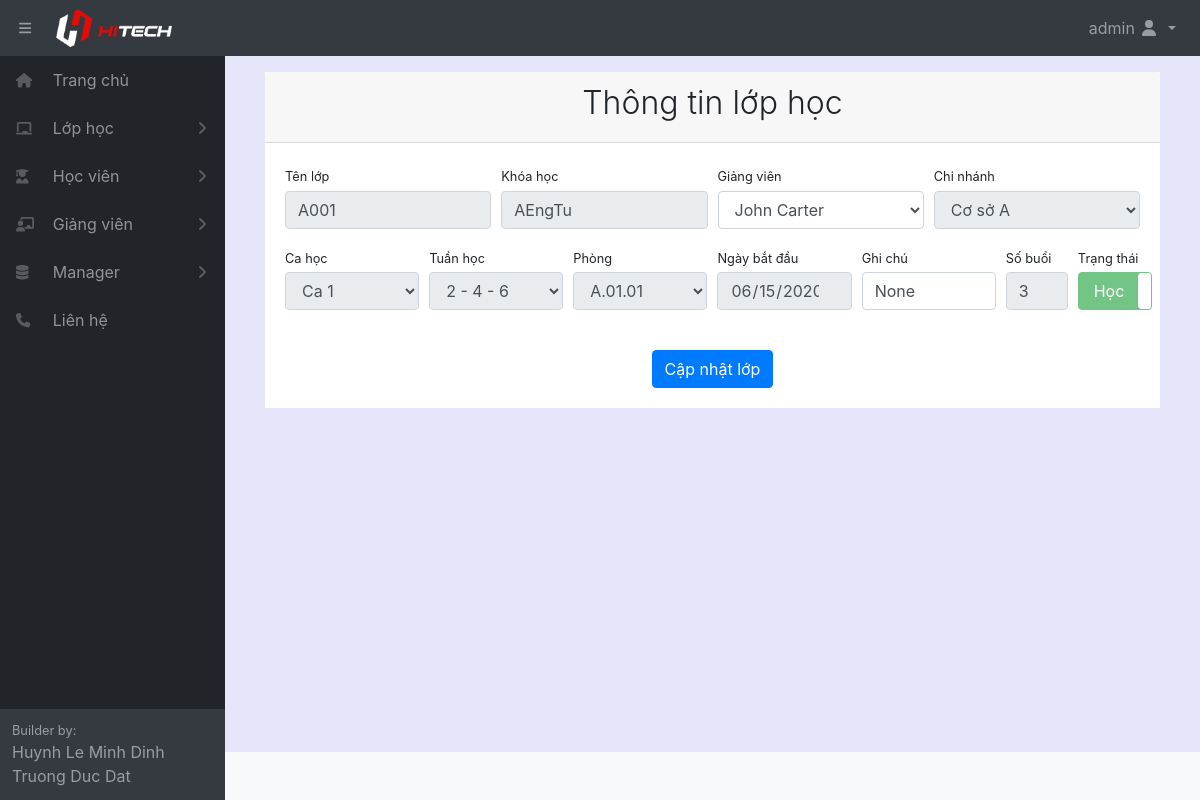
/class/95/ (signed in), run on the app's committed database.
### home/models.py (models this page shows, shortened)
class Classname(models.Model):
    fullname = models.CharField(max_length=100, verbose_name="Tên lớp học")
    startdate = models.DateField(auto_now_add=True, verbose_name="Ngày bắt đầu")
    room = models.ForeignKey(Room, null= True, on_delete=models.SET_NULL)
    unit = models.ForeignKey(Unit, null = True, on_delete=models.SET_NULL)
    timeshift = models.ForeignKey(TimeShift, null = True, on_delete=models.SET_NULL)
    startdate = models.DateField(verbose_name="Ngày bắt đầu học")
    timeweek = models.ForeignKey(TimeWeek, null = True, on_delete=models.SET_NULL)
    teacher = models.ForeignKey(Teacher, null = True, on_delete=models.SET_NULL)
    datecount = models.IntegerField(default=0, blank=True, verbose_name="Số buổi học")
    note = models.CharField(max_length=300, null = True, blank=True, verbose_name="Ghi chú")
    active = models.BooleanField(default=True, verbose_name="Trạng thái")
    class Meta:
        ordering =["fullname"]
        verbose_name_plural = "Lớp học"

class Unit(models.Model):
    fullname = models.CharField(max_length=100, verbose_name="Tên khóa học")
    infomation = models.CharField(max_length=1000, blank=True, null=True, verbose_name="Thông tin khóa học")
    fee = models.IntegerField(default=0, verbose_name="Học phí khóa học")
    active = models.BooleanField(default=True, verbose_name="Trạng thái")
    def __str__(self):
        return  self.fullname
    class Meta:
        ordering =["fullname"]
        verbose_name_plural = "Khóa học"

class Teacher(models.Model):
    fullname = models.CharField(max_length=100, verbose_name="Tên giáo viên")
    gender = models.ForeignKey(Gender, null= True, on_delete=models.SET_NULL)
    birthday = models.DateField(verbose_name="Ngày sinh")
    identity_card = models.CharField(max_length=100, null = True, blank=True, verbose_name="CMND")
    phonenumber = models.CharField(max_length=100, null = True, blank=True, verbose_name="SDT")
    email = models.CharField(max_length=100, null = True, blank=True, verbose_name="Email")
    adress = models.CharField(max_length=300, null = True, blank=True, verbose_name="Địa chỉ")
    create_date = models.DateField(auto_now_add=True, verbose_name="Ngày tạo thông tin")
    note = models.CharField(max_length=300, null = True, blank=True, verbose_name="Ghi chú")
    active = models.BooleanField(default=True, verbose_name="Trạng thái")
    def __str__(self):
        return  self.fullname
    class Meta:
        ordering =["fullname"]
        verbose_name_plural = "Giáo viên"

### home/decorators.py (the view)
        def wrapper_func(request, *args, **kwargs):
            group = None
            if request.user.groups.exists():
                group = request.user.groups.all()[0].name
            if group in allowed_roles:
                return view_func(request, *args, **kwargs)
            else:
                return redirect('errorrole')

### home/forms.py
class UpdateClassForm(ModelForm):
    class Meta:
        model = Classname
        fields = 'teacher','note','active'

### home/views.py (called while the page is built)
@login_required(login_url='login')
@allowed_users(allowed_roles=['admin','manager','staff'])
def detailClass(request,pk):
    classname = Classname.objects.get(pk=pk)
    unit = Unit.objects.all()
    area = Area.objects.all()
    room = Room.objects.all()
    timeshift = TimeShift.objects.all()
    timeweek = TimeWeek. objects.all()
    teacher = Teacher.objects.all()
    form = UpdateClassForm(instance=classname)
    if request.method == 'POST':
        form = UpdateClassForm(request.POST, instance=classname)
        if form.is_valid():
            form.save()
            return redirect('listclass')
    context={'form':form, 'classname':classname, 'unit':unit, 'area':area, 'room':room, 'timeshift':timeshift, 'timeweek':timeweek, 'teacher':teacher}
    return render(request,'class/detailClass.html',context)

### home/templates/class/detailClass.html (shortened to what this page needs)
{% extends "pages/base.html" %}
{% block content %}
{% load static %}
<div class="card-header">
    <h2 class="text-center font-weight-light">Thông tin lớp học</h2>
</div>
<div class="card-body">
    <form action="" method="POST">
        <div class="form-row">
            <div class="col-md-3">
                <label class="small mb-1" for="">Tên lớp</label>
                <div class="form-group">
                    <input class="form-control" disabled maxlength="100" name="fullname" required id="id_fullname" type="text" placeholder="Tên lớp tự hiễn thị" value="{{ classname.fullname }}" />
                </div>
            </div>
            <div class="col-md-3">
                <label class="small mb-1" for="">Khóa học</label>
                <div class="form-group">
                    <input class="form-control" disabled id="" type="text" value="{{ classname.unit }}" />
                </div>
            </div>
            <div class="col-md-3">
                <label class="small mb-1" for="">Giảng viên</label>
                <div class="form-group">
                    <select class="form-control" name="teacher" required id="id_teacher">
                        <option value="{{ classname.teacher_id }}" hidden>{{ classname.teacher }}</option>
                        </select>
                </div>
            </div>
            <div class="col-md-3">
                <label class="small mb-1" for="">Chi nhánh</label>
                <div class="form-group">
                    <select onchange="selectionAreaRoom(this.value)" class="form-control" name="area" required id="id_area" disabled>
                        {% for i in area %}
                        {% if i.active %}
                            <option value="{{i.pk}}">{{ i.fullname }}</option>
                        {% endif %}
                        {% endfor %}
                        </select>
                </div>
            </div>
        </div>
        <div class="form-row">
            <div class="col-md-2">
                <label class="small mb-1" for="">Ca học</label>
                <div class="form-group">
                    <select class="form-control" name="timeshift" required id="id_timeshift" disabled>
                        {% for i in timeshift %}
                        {% if i.active %}
                            <option value="{{ i.pk }}">{{ i.fullname }}</option>
                        {% endif %}
                        {% endfor %}
                        </select>
                </div>
            </div>
            <div class="col-md-2">
                <label class="small mb-1" for="">Tuần học</label>
                <div class="form-group">
                    <select class="form-control" name="timeweek" required id="id_timeweek" disabled>
                        {% for i in timeweek %}
                            <option value="{{ i.pk }}">{{ i.name }}</option>
                        {% endfor %}
                        </select>
                </div>
            </div>
            <div class="col-md-2">
                <label class="small mb-1" for="">Phòng</label>
                <div class="form-group">
                    <select class="form-control" name="room" required id="id_room" disabled>
                        {% for i in room %}
                        {% if i.active %}
                            <option value="{{ i.pk }}" data-option="{{i.area_id}}">{{ i.fullname }}</option>
                        {% endif %}
                        {% endfor %}
                        </select>
                </div>
            </div>
            <div class="col-md-2">
                <label class="small mb-1" for="id_startdate">Ngày bắt đầu</label>
                <div class="form-group">
                    <input class="form-control" name="startdate" disabled id="id_startdate" value="{{classname.startdate|date:"Y-m-d"}}" type="date" />
                </div>
            </div>
            <div class="col-md-2">
                <label class="small mb-1" for="inputNote">Ghi chú</label>
                <div class="form-group">
                    <input class="form-control" name="note" id="id_note" value="{{classname.note}}" type="text" placeholder="Ghi chú" />
                </div>
            </div>
            <div class="col-md-1">
                <label class="small mb-1" for="id_datecount">Số buổi</label>
                <div class="form-group">
                    <input class="form-control" required disabled name="datecount" id="id_datecount" value="{{classname.datecount}}" type="number" min="0" placeholder="Số buổi" />
                </div>
            </div>
            <div class="col-md-1">
                <label class="small mb-1" for="inputActive">Trạng thái</label>
                <div class="form-group">
                </div>
            </div>
        </div>
        <div class="form-group d-flex align-items-center justify-content-between mt-4 mb-0">
            <input type="submit" value="Cập nhật lớp" class="btn btn-primary" style="margin-left: auto; margin-right: auto;">
        </div>
    </form>
</div>
{% endblock content %}

### home/templates/pages/base.html (shortened to what this page needs)
<!DOCTYPE html>
<html lang="en">
{% load staticfiles %}
<head>
    <link href="{% static '/fullcalendar/core/main.css' %}" rel='stylesheet' />
    <link href="{% static '/fullcalendar/daygrid/main.css' %}" rel='stylesheet' />
    <link href="{% static '/css/styles.css' %}" rel="stylesheet" />
    <link href="{% static '/css/dataTables.bootstrap4.min.css' %}" rel="stylesheet" />
</head>
<body class="sb-nav-fixed">
    <nav class="sb-topnav navbar navbar-expand navbar-dark bg-dark">
        <button class="btn btn-link btn-sm order-1 order-lg-0" id="sidebarToggle" href="#" style="margin-left: 10px;">
            <i class="fas fa-bars"></i></button>
        <a class="navbar-brand" href="{% url 'home' %}">
            <img src="/static/images/Logo-row-Light.png" alt="" style="width: 60%;">
        </a>
        <ul class="navbar-nav ml-auto ml-md-0">
            <li class="nav-item dropdown">
                <a class="nav-link dropdown-toggle" id="userDropdown" href="#" role="button" data-toggle="dropdown"
                    aria-haspopup="true" aria-expanded="false">
                    {{user.first_name}} {{user.last_name}}
                    <i class="fas fa-user fa-fw"></i>
                </a>
            </li>
        </ul>
    </nav>
    <div id="layoutSidenav">
        <div id="layoutSidenav_nav">
            <nav class="sb-sidenav accordion sb-sidenav-dark" id="sidenavAccordion">
                <div class="sb-sidenav-menu">
                    <div class="nav">
                        <a class="nav-link" href="{% url 'home' %}">
                            <div class="sb-nav-link-icon" style="width: 2em;">
                                <i class="fas fa-home"></i>
                            </div>
                            Trang chủ
                        </a>
                        <a class="nav-link collapsed" href="#" data-toggle="collapse" data-target="#collapseClass"
                            aria-expanded="false" aria-controls="collapseClass">
                            <div class="sb-nav-link-icon" style="width: 2em;">
                                <i class="fas fa-chalkboard"></i>
                            </div>
                            Lớp học
                            <div class="sb-sidenav-collapse-arrow">
                                <i class="fas fa-angle-down"></i>
                            </div>
                        </a>
                        <a class="nav-link collapsed" href="#" data-toggle="collapse" data-target="#collapseStudent"
                            aria-expanded="false" aria-controls="collapseStudent">
                            <div class="sb-nav-link-icon" style="width: 2em;">
                                <i class="fas fa-user-graduate"></i>
                            </div>
                            Học viên
                            <div class="sb-sidenav-collapse-arrow">
                                <i class="fas fa-angle-down"></i>
                            </div>
                        </a>
                        <a class="nav-link collapsed" href="#" data-toggle="collapse" data-target="#collapseTeacher"
                            aria-expanded="false" aria-controls="collapseTeacher">
                            <div class="sb-nav-link-icon" style="width: 2em;">
                                <i class="fas fa-chalkboard-teacher"></i>
                            </div>
                            Giảng viên
                            <div class="sb-sidenav-collapse-arrow">
                                <i class="fas fa-angle-down"></i>
                            </div>
                        </a>
                        {% if request.user.is_staff %}
                        <a class="nav-link collapsed" href="#" data-toggle="collapse" data-target="#collapseManager"
                            aria-expanded="false" aria-controls="collapseManager">
                            <div class="sb-nav-link-icon" style="width: 2em;">
                                <i class="fas fa-database"></i>
                            </div>
                            Manager
                            <div class="sb-sidenav-collapse-arrow">
                                <i class="fas fa-angle-down"></i>
                            </div>
                        </a>
                        {% endif %}
                        <a class="nav-link" href="{% url 'contact' %}">
                            <div class="sb-nav-link-icon" style="width: 2em;">
                                <i class="fas fa-phone"></i>
                            </div>
                            Liên hệ
                        </a>
                    </div>
                </div>
                <div class="sb-sidenav-footer">
                    <div class="small">Builder by:</div>
                    <div>Huynh Le Minh Dinh</div>
                    <div>Truong Duc Dat</div>
                </div>
            </nav>
        </div>
        <div id="layoutSidenav_content" style="background-color: lavender;">
            <main>
                <div class="container-fluid">
                    <div style="margin: 1em; background-color: white;">
                        {% block content %}{% endblock %}
                    </div>
                </div>
            </main>
            <footer class="py-4 bg-light mt-auto">
            </footer>
        </div>
    </div>
</body>
</html>

### data on the page
Classname: fullname "A001", unit "AEngTu", teacher "John Carter", startdate "06/15/2020", note "None", datecount "3"

### other printed values
{{ user.first_name }} "admin"
form field area "Cơ sở A"
form field timeshift "Ca 1"
form field timeweek "2 - 4 - 6"
form field room "A.01.01"
